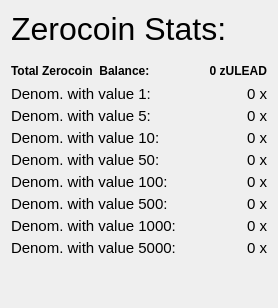
                  <widget class="QFrame" name="verticalFrameRight">
                   <layout class="QVBoxLayout" name="verticalLayout_9">
                    <item>
                     <layout class="QVBoxLayout" name="verticalLayout_Right">
                      <property name="spacing">
                       <number>4</number>
                      </property>
                      <item>
                       <layout class="QHBoxLayout" name="horizontalLayout_21">
                        <item>
                         <widget class="QLabel" name="labelzULEADStats">
                          <property name="font">
                           <font>
                            <pointsize>24</pointsize>
                            <weight>50</weight>
                            <bold>false</bold>
                           </font>
                          </property>
                          <property name="toolTip">
                           <string>Information about the available Zerocoin funds.</string>
                          </property>
                          <property name="text">
                           <string>Zerocoin Stats:</string>
                          </property>
                          <property name="alignment">
                           <set>Qt::AlignLeading|Qt::AlignLeft|Qt::AlignVCenter</set>
                          </property>
                         </widget>
                        </item>
                        <item>
                         <spacer name="horizontalSpacer_16">
                          <property name="orientation">
                           <enum>Qt::Horizontal</enum>
                          </property>
                          <property name="sizeHint" stdset="0">
                           <size>
                            <width>40</width>
                            <height>20</height>
                           </size>
                          </property>
                         </spacer>
                        </item>
                       </layout>
                      </item>
                      <item>
                       <spacer name="verticalSpacer">
                        <property name="orientation">
                         <enum>Qt::Vertical</enum>
                        </property>
                        <property name="sizeType">
                         <enum>QSizePolicy::Maximum</enum>
                        </property>
                        <property name="sizeHint" stdset="0">
                         <size>
                          <width>20</width>
                          <height>10</height>
                         </size>
                        </property>
                       </spacer>
                      </item>
                      <item>
                       <layout class="QHBoxLayout" name="horizontalLayout_12">
                        <item>
                         <widget class="QLabel" name="labelzAvailableText">
                          <property name="font">
                           <font>
                            <weight>75</weight>
                            <bold>true</bold>
                           </font>
                          </property>
                          <property name="toolTip">
                           <string>Total Balance including unconfirmed and immature zULEAD</string>
                          </property>
                          <property name="text">
                           <string>Total Zerocoin  Balance:</string>
                          </property>
                          <property name="alignment">
                           <set>Qt::AlignLeading|Qt::AlignLeft|Qt::AlignVCenter</set>
                          </property>
                         </widget>
                        </item>
                        <item>
                         <spacer name="horizontalSpacer_7">
                          <property name="orientation">
                           <enum>Qt::Horizontal</enum>
                          </property>
                          <property name="sizeHint" stdset="0">
                           <size>
                            <width>40</width>
                            <height>20</height>
                           </size>
                          </property>
                         </spacer>
                        </item>
                        <item>
                         <widget class="QLabel" name="labelzAvailableAmount">
                          <property name="minimumSize">
                           <size>
                            <width>40</width>
                            <height>0</height>
                           </size>
                          </property>
                          <property name="font">
                           <font>
                            <weight>75</weight>
                            <bold>true</bold>
                           </font>
                          </property>
                          <property name="toolTip">
                           <string>Total Balance including unconfirmed and immature zULEAD</string>
                          </property>
                          <property name="text">
                           <string>0 zULEAD</string>
                          </property>
                          <property name="alignment">
                           <set>Qt::AlignRight|Qt::AlignTrailing|Qt::AlignVCenter</set>
                          </property>
                         </widget>
                        </item>
                       </layout>
                      </item>
                      <item>
                       <layout class="QHBoxLayout" name="horizontalLayout_13">
                        <item>
                         <widget class="QLabel" name="labelzDenom1Text">
                          <property name="font">
                           <font>
                            <pointsize>11</pointsize>
                           </font>
                          </property>
                          <property name="toolTip">
                           <string>Denominations with value 1:</string>
                          </property>
                          <property name="text">
                           <string>Denom. with value 1:</string>
                          </property>
                          <property name="alignment">
                           <set>Qt::AlignLeading|Qt::AlignLeft|Qt::AlignVCenter</set>
                          </property>
                         </widget>
                        </item>
                        <item>
                         <spacer name="horizontalSpacer_8">
                          <property name="orientation">
                           <enum>Qt::Horizontal</enum>
                          </property>
                          <property name="sizeHint" stdset="0">
                           <size>
                            <width>40</width>
                            <height>16</height>
                           </size>
                          </property>
                         </spacer>
                        </item>
                        <item>
                         <widget class="QLabel" name="labelzDenom1Amount">
                          <property name="minimumSize">
                           <size>
                            <width>40</width>
                            <height>0</height>
                           </size>
                          </property>
                          <property name="font">
                           <font>
                            <pointsize>11</pointsize>
                           </font>
                          </property>
                          <property name="toolTip">
                           <string>Unconfirmed: less than 20 confirmations
Immature: confirmed, but less than 2 mints of the same denomination after it was minted</string>
                          </property>
                          <property name="text">
                           <string>0 x</string>
                          </property>
                          <property name="textFormat">
                           <enum>Qt::RichText</enum>
                          </property>
                          <property name="alignment">
                           <set>Qt::AlignRight|Qt::AlignTrailing|Qt::AlignVCenter</set>
                          </property>
                         </widget>
                        </item>
                       </layout>
                      </item>
                      <item>
                       <layout class="QHBoxLayout" name="horizontalLayout_14">
                        <item>
                         <widget class="QLabel" name="labelzDenom2Text">
                          <property name="font">
                           <font>
                            <pointsize>11</pointsize>
                           </font>
                          </property>
                          <property name="toolTip">
                           <string>Denominations with value 5:</string>
                          </property>
                          <property name="text">
                           <string>Denom. with value 5:</string>
                          </property>
                          <property name="alignment">
                           <set>Qt::AlignLeading|Qt::AlignLeft|Qt::AlignVCenter</set>
                          </property>
                         </widget>
                        </item>
                        <item>
                         <spacer name="horizontalSpacer_9">
                          <property name="orientation">
                           <enum>Qt::Horizontal</enum>
                          </property>
                          <property name="sizeHint" stdset="0">
                           <size>
                            <width>40</width>
                            <height>16</height>
                           </size>
                          </property>
                         </spacer>
                        </item>
                        <item>
                         <widget class="QLabel" name="labelzDenom2Amount">
                          <property name="minimumSize">
                           <size>
                            <width>40</width>
                            <height>0</height>
                           </size>
                          </property>
                          <property name="font">
                           <font>
                            <pointsize>11</pointsize>
                           </font>
                          </property>
                          <property name="toolTip">
                           <string>Unconfirmed: less than 20 confirmations
Immature: confirmed, but less than 2 mints of the same denomination after it was minted</string>
                          </property>
                          <property name="text">
                           <string>0 x</string>
                          </property>
                          <property name="textFormat">
                           <enum>Qt::RichText</enum>
                          </property>
                          <property name="alignment">
                           <set>Qt::AlignRight|Qt::AlignTrailing|Qt::AlignVCenter</set>
                          </property>
                         </widget>
                        </item>
                       </layout>
                      </item>
                      <item>
                       <layout class="QHBoxLayout" name="horizontalLayout_15">
                        <item>
                         <widget class="QLabel" name="labelzDenom3Text">
                          <property name="font">
                           <font>
                            <pointsize>11</pointsize>
                           </font>
                          </property>
                          <property name="toolTip">
                           <string>Denominations with value 10:</string>
                          </property>
                          <property name="text">
                           <string>Denom. with value 10:</string>
                          </property>
                          <property name="alignment">
                           <set>Qt::AlignLeading|Qt::AlignLeft|Qt::AlignVCenter</set>
                          </property>
                         </widget>
                        </item>
                        <item>
                         <spacer name="horizontalSpacer_10">
                          <property name="orientation">
                           <enum>Qt::Horizontal</enum>
                          </property>
                          <property name="sizeHint" stdset="0">
                           <size>
                            <width>40</width>
                            <height>16</height>
                           </size>
                          </property>
                         </spacer>
                        </item>
                        <item>
                         <widget class="QLabel" name="labelzDenom3Amount">
                          <property name="minimumSize">
                           <size>
                            <width>40</width>
                            <height>0</height>
                           </size>
                          </property>
                          <property name="font">
                           <font>
                            <pointsize>11</pointsize>
                           </font>
                          </property>
                          <property name="toolTip">
                           <string>Unconfirmed: less than 20 confirmations
Immature: confirmed, but less than 2 mints of the same denomination after it was minted</string>
                          </property>
                          <property name="text">
                           <string>0 x</string>
                          </property>
                          <property name="textFormat">
                           <enum>Qt::RichText</enum>
                          </property>
                          <property name="alignment">
                           <set>Qt::AlignRight|Qt::AlignTrailing|Qt::AlignVCenter</set>
                          </property>
                         </widget>
                        </item>
                       </layout>
                      </item>
                      <item>
                       <layout class="QHBoxLayout" name="horizontalLayout_16">
                        <item>
                         <widget class="QLabel" name="labelzDenom4Text">
                          <property name="font">
                           <font>
                            <pointsize>11</pointsize>
                           </font>
                          </property>
                          <property name="toolTip">
                           <string>Denominations with value 50:</string>
                          </property>
                          <property name="text">
                           <string>Denom. with value 50:</string>
                          </property>
                          <property name="alignment">
                           <set>Qt::AlignLeading|Qt::AlignLeft|Qt::AlignVCenter</set>
                          </property>
                         </widget>
                        </item>
                        <item>
                         <spacer name="horizontalSpacer_11">
                          <property name="orientation">
                           <enum>Qt::Horizontal</enum>
                          </property>
                          <property name="sizeHint" stdset="0">
                           <size>
                            <width>40</width>
                            <height>16</height>
                           </size>
                          </property>
                         </spacer>
                        </item>
                        <item>
                         <widget class="QLabel" name="labelzDenom4Amount">
                          <property name="minimumSize">
                           <size>
                            <width>40</width>
                            <height>0</height>
                           </size>
                          </property>
                          <property name="font">
                           <font>
                            <pointsize>11</pointsize>
                           </font>
                          </property>
                          <property name="toolTip">
                           <string>Unconfirmed: less than 20 confirmations
Immature: confirmed, but less than 2 mints of the same denomination after it was minted</string>
                          </property>
                          <property name="text">
                           <string>0 x</string>
                          </property>
                          <property name="textFormat">
                           <enum>Qt::RichText</enum>
                          </property>
                          <property name="alignment">
                           <set>Qt::AlignRight|Qt::AlignTrailing|Qt::AlignVCenter</set>
                          </property>
                         </widget>
                        </item>
                       </layout>
                      </item>
                      <item>
                       <layout class="QHBoxLayout" name="horizontalLayout_17">
                        <item>
                         <widget class="QLabel" name="labelzDenom5Text">
                          <property name="font">
                           <font>
                            <pointsize>11</pointsize>
                           </font>
                          </property>
                          <property name="toolTip">
                           <string>Denominations with value 100:</string>
                          </property>
                          <property name="text">
                           <string>Denom. with value 100:</string>
                          </property>
                          <property name="alignment">
                           <set>Qt::AlignLeading|Qt::AlignLeft|Qt::AlignVCenter</set>
                          </property>
                         </widget>
                        </item>
                        <item>
                         <spacer name="horizontalSpacer_12">
                          <property name="orientation">
                           <enum>Qt::Horizontal</enum>
                          </property>
                          <property name="sizeHint" stdset="0">
                           <size>
                            <width>40</width>
                            <height>16</height>
                           </size>
                          </property>
                         </spacer>
                        </item>
                        <item>
                         <widget class="QLabel" name="labelzDenom5Amount">
                          <property name="minimumSize">
                           <size>
                            <width>40</width>
                            <height>0</height>
                           </size>
                          </property>
                          <property name="font">
                           <font>
                            <pointsize>11</pointsize>
                           </font>
                          </property>
                          <property name="toolTip">
                           <string>Unconfirmed: less than 20 confirmations
Immature: confirmed, but less than 2 mints of the same denomination after it was minted</string>
                          </property>
                          <property name="text">
                           <string>0 x</string>
                          </property>
                          <property name="textFormat">
                           <enum>Qt::RichText</enum>
                          </property>
                          <property name="alignment">
                           <set>Qt::AlignRight|Qt::AlignTrailing|Qt::AlignVCenter</set>
                          </property>
                         </widget>
                        </item>
                       </layout>
                      </item>
                      <item>
                       <layout class="QHBoxLayout" name="horizontalLayout_18">
                        <item>
                         <widget class="QLabel" name="labelzDenom6Text">
                          <property name="font">
                           <font>
                            <pointsize>11</pointsize>
                           </font>
                          </property>
                          <property name="toolTip">
                           <string>Denominations with value 500:</string>
                          </property>
                          <property name="text">
                           <string>Denom. with value 500:</string>
                          </property>
                          <property name="alignment">
                           <set>Qt::AlignLeading|Qt::AlignLeft|Qt::AlignVCenter</set>
                          </property>
                         </widget>
                        </item>
                        <item>
                         <spacer name="horizontalSpacer_13">
                          <property name="orientation">
                           <enum>Qt::Horizontal</enum>
                          </property>
                          <property name="sizeHint" stdset="0">
                           <size>
                            <width>40</width>
                            <height>16</height>
                           </size>
                          </property>
                         </spacer>
                        </item>
                        <item>
                         <widget class="QLabel" name="labelzDenom6Amount">
                          <property name="minimumSize">
                           <size>
                            <width>40</width>
                            <height>0</height>
                           </size>
                          </property>
                          <property name="font">
                           <font>
                            <pointsize>11</pointsize>
                           </font>
                          </property>
                          <property name="toolTip">
                           <string>Unconfirmed: less than 20 confirmations
Immature: confirmed, but less than 2 mints of the same denomination after it was minted</string>
                          </property>
                          <property name="text">
                           <string>0 x</string>
                          </property>
                          <property name="textFormat">
                           <enum>Qt::RichText</enum>
                          </property>
                          <property name="alignment">
                           <set>Qt::AlignRight|Qt::AlignTrailing|Qt::AlignVCenter</set>
                          </property>
                         </widget>
                        </item>
                       </layout>
                      </item>
                      <item>
                       <layout class="QHBoxLayout" name="horizontalLayout_19">
                        <item>
                         <widget class="QLabel" name="labelzDenom7Text">
                          <property name="font">
                           <font>
                            <pointsize>11</pointsize>
                           </font>
                          </property>
                          <property name="toolTip">
                           <string>Denominations with value 1000:</string>
                          </property>
                          <property name="text">
                           <string>Denom. with value 1000:</string>
                          </property>
                          <property name="alignment">
                           <set>Qt::AlignLeading|Qt::AlignLeft|Qt::AlignVCenter</set>
                          </property>
                         </widget>
                        </item>
                        <item>
                         <spacer name="horizontalSpacer_14">
                          <property name="orientation">
                           <enum>Qt::Horizontal</enum>
                          </property>
                          <property name="sizeHint" stdset="0">
                           <size>
                            <width>40</width>
                            <height>16</height>
                           </size>
                          </property>
                         </spacer>
                        </item>
                        <item>
                         <widget class="QLabel" name="labelzDenom7Amount">
                          <property name="minimumSize">
                           <size>
                            <width>40</width>
                            <height>0</height>
                           </size>
                          </property>
                          <property name="font">
                           <font>
                            <pointsize>11</pointsize>
                           </font>
                          </property>
                          <property name="toolTip">
                           <string>Unconfirmed: less than 20 confirmations
Immature: confirmed, but less than 2 mints of the same denomination after it was minted</string>
                          </property>
                          <property name="text">
                           <string>0 x</string>
                          </property>
                          <property name="textFormat">
                           <enum>Qt::RichText</enum>
                          </property>
                          <property name="alignment">
                           <set>Qt::AlignRight|Qt::AlignTrailing|Qt::AlignVCenter</set>
                          </property>
                         </widget>
                        </item>
                       </layout>
                      </item>
                      <item>
                       <layout class="QHBoxLayout" name="horizontalLayout_20">
                        <item>
                         <widget class="QLabel" name="labelzDenom8Text">
                          <property name="font">
                           <font>
                            <pointsize>11</pointsize>
                           </font>
                          </property>
                          <property name="toolTip">
                           <string>Denominations with value 5000:</string>
                          </property>
                          <property name="text">
                           <string>Denom. with value 5000:</string>
                          </property>
                          <property name="alignment">
                           <set>Qt::AlignLeading|Qt::AlignLeft|Qt::AlignVCenter</set>
                          </property>
                         </widget>
                        </item>
                        <item>
                         <spacer name="horizontalSpacer_15">
                          <property name="orientation">
                           <enum>Qt::Horizontal</enum>
                          </property>
                          <property name="sizeHint" stdset="0">
                           <size>
                            <width>40</width>
                            <height>16</height>
                           </size>
                          </property>
                         </spacer>
                        </item>
                        <item>
                         <widget class="QLabel" name="labelzDenom8Amount">
                          <property name="minimumSize">
                           <size>
                            <width>40</width>
                            <height>0</height>
                           </size>
                          </property>
                          <property name="font">
                           <font>
                            <pointsize>11</pointsize>
                           </font>
                          </property>
                          <property name="toolTip">
                           <string>Unconfirmed: less than 20 confirmations
Immature: confirmed, but less than 2 mints of the same denomination after it was minted</string>
                          </property>
                          <property name="text">
                           <string>0 x</string>
                          </property>
                          <property name="textFormat">
                           <enum>Qt::RichText</enum>
                          </property>
                          <property name="alignment">
                           <set>Qt::AlignRight|Qt::AlignTrailing|Qt::AlignVCenter</set>
                          </property>
                         </widget>
                        </item>
                       </layout>
                      </item>
                      <item>
                       <spacer name="verticalSpacer_4">
                        <property name="orientation">
                         <enum>Qt::Vertical</enum>
                        </property>
                        <property name="sizeHint" stdset="0">
                         <size>
                          <width>20</width>
                          <height>40</height>
                         </size>
                        </property>
                       </spacer>
                      </item>
                     </layout>
                    </item>
                   </layout>
                  </widget>
